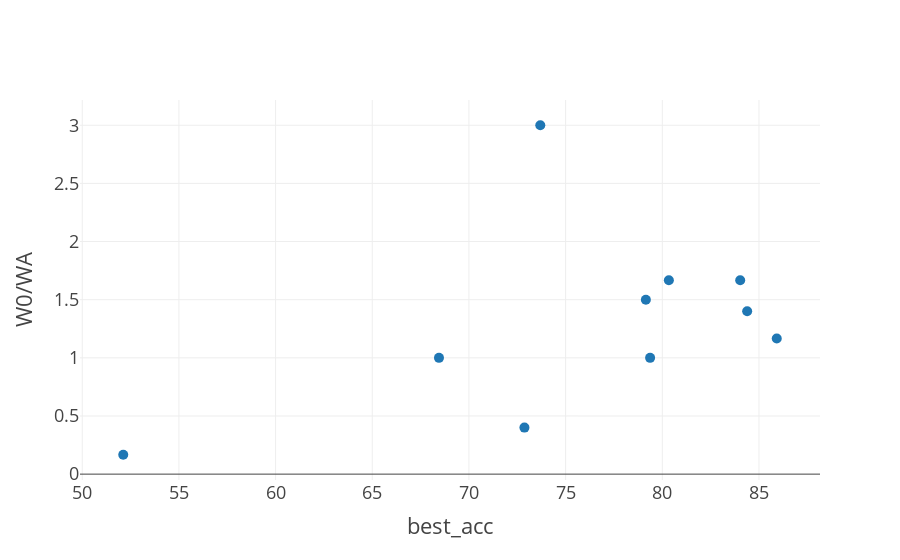

The code cell stored with this chart in its notebook:
### Code cell
scatter_results(chromosomes,  "W0/WA","best_acc","tests_one_model/Generation_1_NOSE_D/results.csv")

### Figure 1 — Plotly figure (JSON) as saved in the notebook; plotly's stock layout.template omitted (floating-point values rounded to 4 significant figures)
{"data": [{"marker": {"size": 10}, "mode": "markers", "text": ["olive_wasp", "hospitable_pronghorn", "spectral_hare", "loyal_tiger", "astute_badger", "quizzical_caiman", "zircon_toad", "hypersonic_sambar", "honest_saluki", "neat_puffin"], "type": "scatter", "x": [52.12, 80.34, 84.39, 79.37, 79.15, 85.92, 72.87, 84.03, 68.45, 73.69], "y": [0.1667, 1.667, 1.4, 1, 1.5, 1.167, 0.4, 1.667, 1, 3]}], "layout": {"autosize": true, "title": {"text": ""}, "xaxis": {"autorange": true, "range": [49.75, 88.29], "title": {"text": "best_acc"}, "type": "linear"}, "yaxis": {"autorange": true, "range": [-0.1224, 3.289], "title": {"text": "W0/WA"}, "type": "linear"}}}
